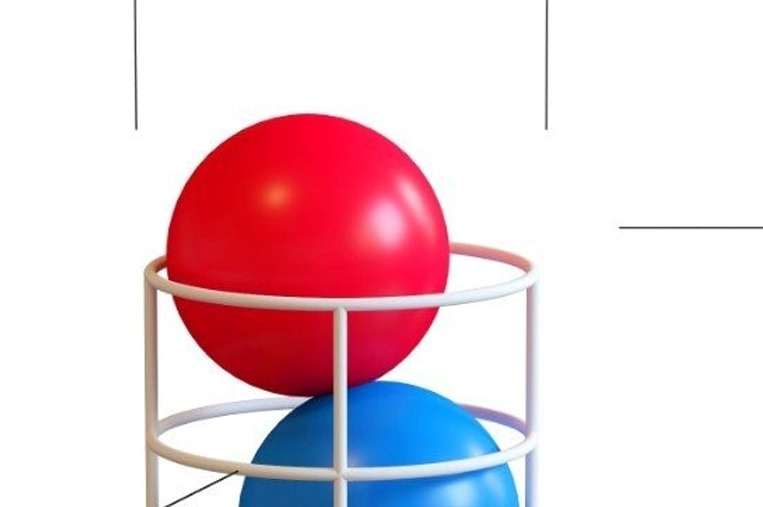
#> input picture CV/ball_detection/red_ball.jpg, 763 x 507 px
$ python ball_detection.py
#> lines starting #> are read from the running program, lines starting #| are printed output that depends on the picture; after the words box and inside, x2 and y2 are one past the last pixel; in counts of white or black regions, pixels touching at a corner belong together


# install opencv "pip install opencv-python"
import cv2
import numpy as np

# Distance from camera to object measured in centimeters
Known_distance = 76.2

# Diameter of the balls in the real world in centimeters
Known_diameter = 20  # Assuming a standard tennis ball diameter

# Colors
GREEN = (0, 255, 0)
RED = (244, 54, 76)
BLUE = (48, 127, 226)
PURPLE = (161, 90, 149)
WHITE = (255, 255, 255)
BLACK = (0, 0, 0)

# Defining the fonts
fonts = cv2.FONT_HERSHEY_COMPLEX

# Focal length finder function
def Focal_Length_Finder(measured_distance, real_diameter, diameter_in_rf_image):
    focal_length = (diameter_in_rf_image * measured_distance) / real_diameter
    return focal_length

# Distance estimation function
def Distance_finder(Focal_Length, real_diameter, diameter_in_frame):
    distance = (real_diameter * Focal_Length) / diameter_in_frame
    return distance

# Ball detection function
def detect_ball(image, lower, upper, color):
    # Convert image to HSV color space
    hsv = cv2.cvtColor(image, cv2.COLOR_BGR2HSV)

    # Threshold the HSV image to get only desired colors
    mask = cv2.inRange(hsv, lower, upper)

    # Find contours in the mask
    contours, _ = cv2.findContours(mask, cv2.RETR_EXTERNAL, cv2.CHAIN_APPROX_SIMPLE)

    if contours:
        # Get the largest contour
        contour = max(contours, key=cv2.contourArea)

        # Get the radius and center of the circle that encloses the contour
        ((x, y), radius) = cv2.minEnclosingCircle(contour)

        # Draw the circle and centroid on the frame
        cv2.circle(image, (int(x), int(y)), int(radius), color, 2)

        cv2.circle(image, (int(x), int(y)), 2, color, -1)

        return radius * 2  # Return diameter
    else:
        return 0

# Reading reference image from directory
ref_image = cv2.imread("red_ball.jpg")
#> ref_image is the input picture: shape (507, 763, 3); mean B, G, R 215.6, 206.9, 232.2

# Find the diameter of the ball (pixels) in the reference image
# You need to define these HSV ranges
# Red ball HSV range
lower_red = np.array([244, 0, 28])
upper_red = np.array([244, 54, 76])

# Purple ball HSV range
lower_purple = np.array([100, 50, 100])
upper_purple = np.array([161, 90, 149])

# Blue ball HSV range
lower_blue = np.array([0, 100, 226])
upper_blue = np.array([48, 127, 226])


# Find the diameter of the balls (pixels) in the reference image
ref_image_red_diameter = detect_ball(ref_image, lower_red, upper_red, RED)
#> in detect_ball, `hsv = cv2.cvtColor(image, cv2.COLOR_BGR2HSV)`: hsv: shape (507, 763, 3); mean H, S, V 42.3, 50.3, 242.5
#> in detect_ball, `mask = cv2.inRange(hsv, lower, upper)`: mask: shape (507, 763); every value is 0
#> in detect_ball, `contours, _ = cv2.findContours(mask, cv2.RETR_EXTERNAL, cv2.CHAIN_APPR..`: contours = []
#> ref_image_red_diameter = 0
ref_image_blue_diameter = detect_ball(ref_image, lower_blue, upper_blue, BLUE)
#> call 2 of detect_ball, with lower = array of shape (3,), upper = array of shape (3,), color = (48, 127, 226)
#> in detect_ball (call 2), `mask = cv2.inRange(hsv, lower, upper)`:
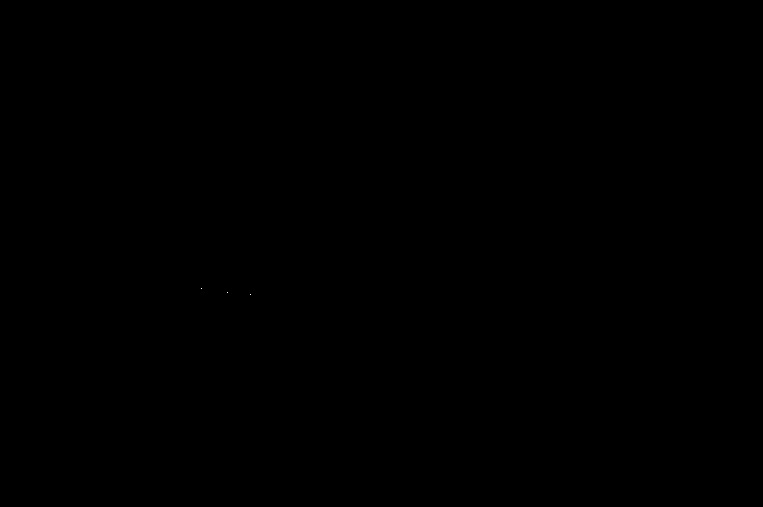
#> mask: shape (507, 763); 0% white in thin lines or dots, all inside (x1, y1, x2, y2) = (201, 288, 251, 295)
#> in detect_ball (call 2), `contours, _ = cv2.findContours(mask, cv2.RETR_EXTERNAL, cv2.CHAIN_APPR..`: contours = 3 contours, all with area under 20
#> in detect_ball (call 2), `contour = max(contours, key=cv2.contourArea)`: contour = [[250, 294]]
#> in detect_ball (call 2), `((x, y), radius) = cv2.minEnclosingCircle(contour)`: x = 250; y = 294; radius = 0.0001
#> in detect_ball (call 2), `cv2.circle(image, (int(x), int(y)), int(radius), color, 2)`: image: shape (507, 763, 3); under 0.01% of pixels changed, all inside (x1, y1, x2, y2) = (249, 293, 252, 296)
#> in detect_ball (call 2), `cv2.circle(image, (int(x), int(y)), 2, color, -1)`: image: shape (507, 763, 3); mean B, G, R 215.6, 206.9, 232.2
#> ref_image_blue_diameter = 0.0002
ref_image_purple_diameter = detect_ball(ref_image, lower_purple, upper_purple, PURPLE)
#> in detect_ball (call 3), `hsv = cv2.cvtColor(image, cv2.COLOR_BGR2HSV)`: hsv: shape (507, 763, 3); mean H, S, V 42.3, 50.3, 242.5
#> in detect_ball (call 3), `mask = cv2.inRange(hsv, lower, upper)`: mask: shape (507, 763); 0.03% white in thin lines or dots, all inside (x1, y1, x2, y2) = (239, 385, 348, 505)
#> in detect_ball (call 3), `contours, _ = cv2.findContours(mask, cv2.RETR_EXTERNAL, cv2.CHAIN_APPR..`: contours = 20 contours, all with area under 20
#> in detect_ball (call 3), `cv2.circle(image, (int(x), int(y)), int(radius), color, 2)`: image: shape (507, 763, 3); mean B, G, R 215.6, 206.9, 232.2
#> ref_image_purple_diameter = 3.61

# Get the focal length for each ball by calling "Focal_Length_Finder"
Focal_length_red = Focal_Length_Finder(Known_distance, Known_diameter, ref_image_red_diameter)
#> in Focal_Length_Finder, `focal_length = (diameter_in_rf_image * measured_distance) / real_diame..`: focal_length = 0
#> Focal_length_red = 0
Focal_length_blue = Focal_Length_Finder(Known_distance, Known_diameter, ref_image_blue_diameter)
#> Focal_length_blue = 0.000762
Focal_length_purple = Focal_Length_Finder(Known_distance, Known_diameter, ref_image_purple_diameter)
#> Focal_length_purple = 13.74

print(Focal_length_red)
#| 0.0
#print(Focal_length_blue)
#print(Focal_length_purple)


# Show the reference image
cv2.imshow("ref_image", ref_image)

# Initialize the camera object
cap = cv2.VideoCapture(0)

while True:
    # Reading the frame from the camera
    _, frame = cap.read()
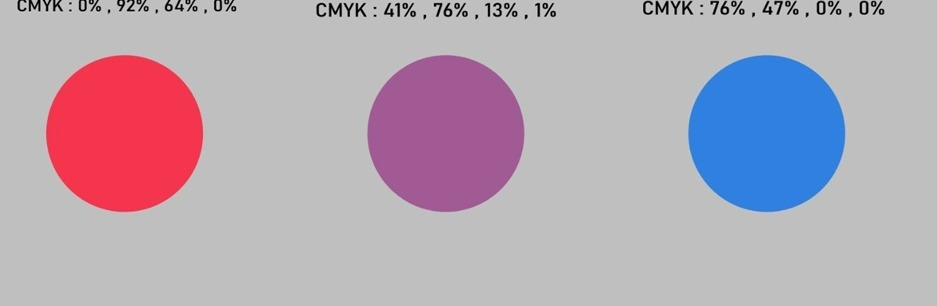
#> input picture CV/ball_detection/all.jpg, 937 x 306 px, given in place of the camera
#> frame is the input picture: shape (306, 937, 3); mean B, G, R 181.1, 169, 181.3

    # Detecting red ball
    red_diameter_in_frame = detect_ball(frame, lower_red, upper_red, RED)
#> in detect_ball (call 4), `hsv = cv2.cvtColor(image, cv2.COLOR_BGR2HSV)`: hsv: shape (306, 937, 3); mean H, S, V 35.6, 35, 193.3
#> in detect_ball (call 4), `mask = cv2.inRange(hsv, lower, upper)`: mask: shape (306, 937); every value is 0
#> red_diameter_in_frame = 0

    # Check if the ball is detected
    if red_diameter_in_frame != 0:
        # Finding the distance
        Distance_red = Distance_finder(Focal_length_red, Known_diameter, red_diameter_in_frame)

        # Drawing Text on the screen
        cv2.putText(frame, f"Red Ball: {round(Distance_red, 2)} CM", (30, 35), fonts, 0.6, RED, 2)

    # Detecting blue ball
    blue_diameter_in_frame = detect_ball(frame, lower_blue, upper_blue, BLUE)
#> blue_diameter_in_frame = 0

    # Check if the ball is detected
    if blue_diameter_in_frame != 0:
        # Finding the distance
        Distance_blue = Distance_finder(Focal_length_blue, Known_diameter, blue_diameter_in_frame)

        # Drawing Text on the screen
        cv2.putText(frame, f"Blue Ball: {round(Distance_blue, 2)} CM", (30, 65), fonts, 0.6, BLUE, 2)

    # Detecting purple ball
    purple_diameter_in_frame = detect_ball(frame, lower_purple, upper_purple, PURPLE)
#> in detect_ball (call 6), `mask = cv2.inRange(hsv, lower, upper)`:
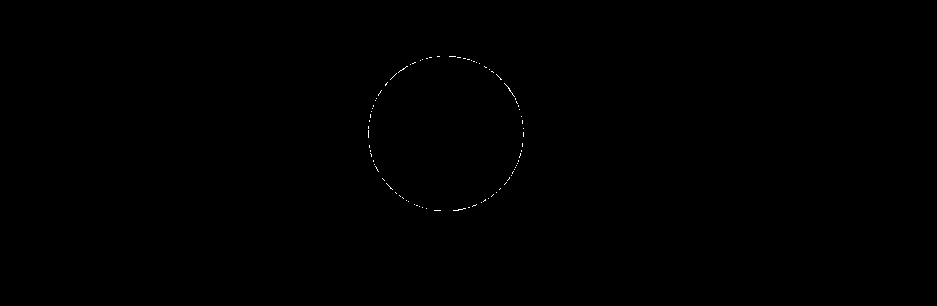
#> mask: shape (306, 937); 0.09% white in thin lines or dots, all inside (x1, y1, x2, y2) = (368, 56, 524, 211)
#> in detect_ball (call 6), `contours, _ = cv2.findContours(mask, cv2.RETR_EXTERNAL, cv2.CHAIN_APPR..`: contours = 81 contours, all with area under 20
#> in detect_ball (call 6), `contour = max(contours, key=cv2.contourArea)`: contour = contour of 14 points, box (x1, y1, x2, y2) (504, 83, 515, 97), area 2
#> in detect_ball (call 6), `((x, y), radius) = cv2.minEnclosingCircle(contour)`: x = 509; y = 89.5; radius = 8.2
#> in detect_ball (call 6), `cv2.circle(image, (int(x), int(y)), int(radius), color, 2)`: image: shape (306, 937, 3); 0.05% of pixels changed, all inside (x1, y1, x2, y2) = (500, 80, 519, 99)
#> in detect_ball (call 6), `cv2.circle(image, (int(x), int(y)), 2, color, -1)`: image: shape (306, 937, 3); mean B, G, R 181.1, 169, 181.3
#> purple_diameter_in_frame = 16.4

    # Check if the ball is detected
    if purple_diameter_in_frame != 0:
        # Finding the distance
        Distance_purple = Distance_finder(Focal_length_purple, Known_diameter, purple_diameter_in_frame)
#> in Distance_finder, `distance = (real_diameter * Focal_Length) / diameter_in_frame`: distance = 16.75
#> Distance_purple = 16.75

        # Drawing Text on the screen
        cv2.putText(frame, f"Purple Ball: {round(Distance_purple, 2)} CM", (30, 95), fonts, 0.6, PURPLE, 2)
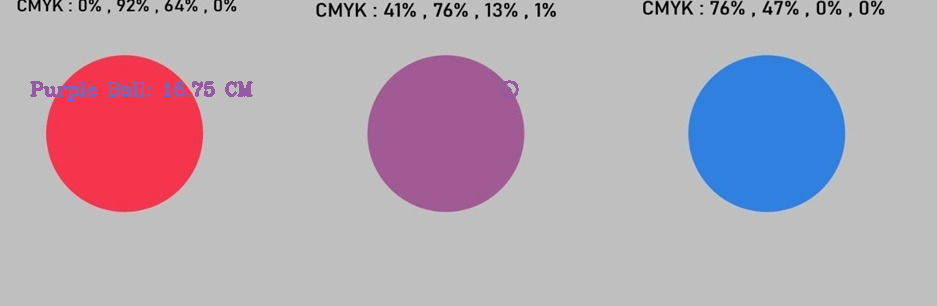
#> frame: shape (306, 937, 3); mean B, G, R 181.3, 168.8, 180.9


    # # Check if the ball is detected
    # if red_diameter_in_frame != 0:
    #     # Finding the distance
    #     Distance = Distance_finder(
    #         Focal_length_found, Known_diameter, red_diameter_in_frame)

    #     # Drawing Text on the screen
    #     cv2.putText(
    #         frame, f"Distance to Red Ball: {round(Distance, 2)} CM", (30, 35),
    #         fonts, 0.6, RED, 2)

    # # Show the frame on the screen

    cv2.imshow("frame", frame)

    # Quit the program if you press 'q' on keyboard
    if cv2.waitKey(1) == ord("q"):
#> (key q is pressed here)
        break

# Closing the camera
cap.release()

# Closing the windows that are opened
cv2.destroyAllWindows()
